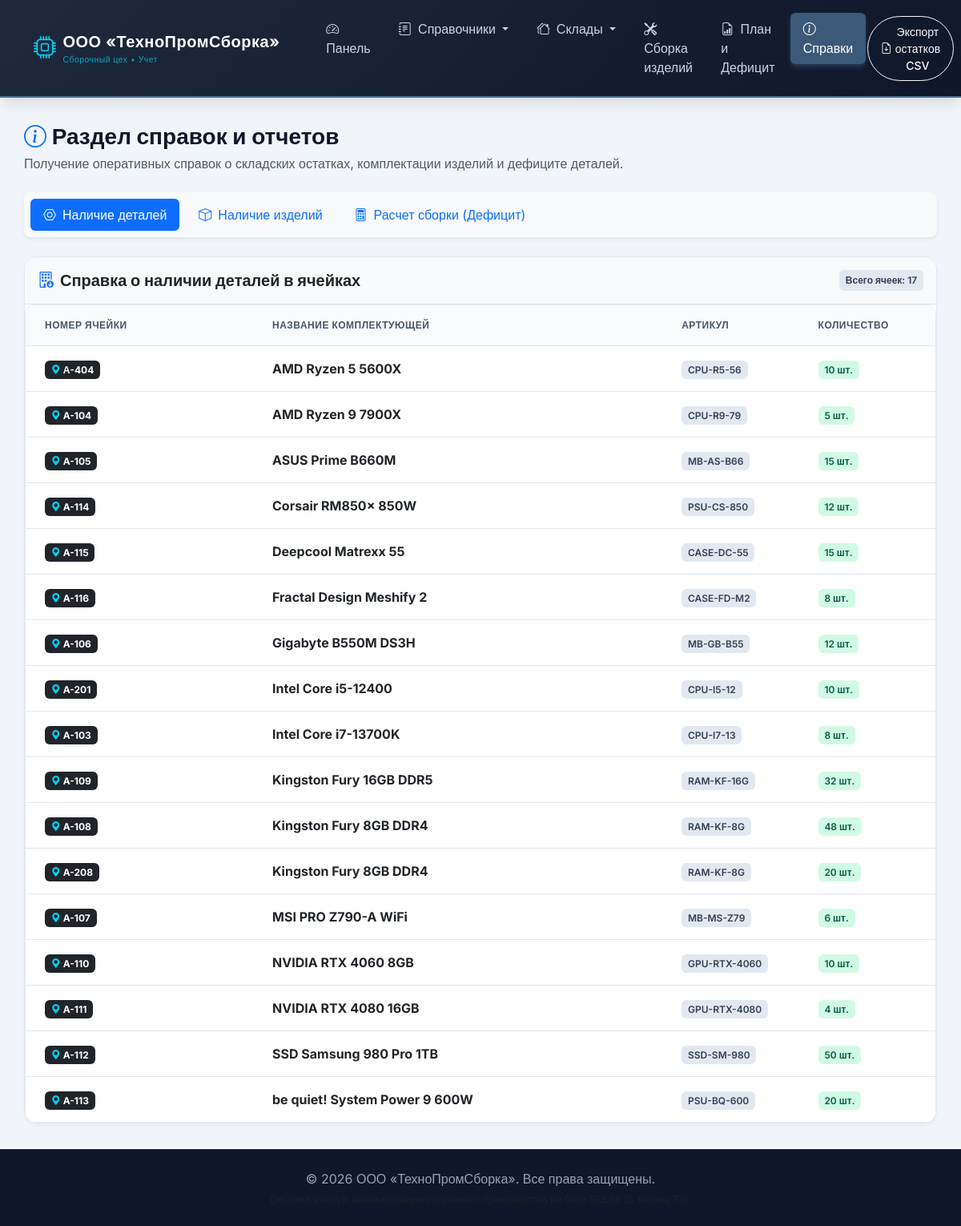
Screenshot of /info with the database file from the repository.
### tables this page shows
CREATE TABLE part_warehouse_cell (
        id_part_cell INTEGER PRIMARY KEY AUTOINCREMENT,
        cell_number TEXT NOT NULL,
        part_id INTEGER,
        quantity_stored INTEGER DEFAULT 0,
        FOREIGN KEY (part_id) REFERENCES part (id_part) ON DELETE CASCADE,
        UNIQUE(cell_number, part_id)
    );

CREATE TABLE part (
        id_part INTEGER PRIMARY KEY AUTOINCREMENT,
        name TEXT NOT NULL,
        article TEXT NOT NULL UNIQUE
    );

### app.py (the view, shortened to what this page needs)
@app.route('/info', methods=['GET', 'POST'])
def info():
    conn = get_db_connection()
    products = conn.execute('SELECT * FROM product_type').fetchall()
    parts_stock = conn.execute('''
        SELECT p.name, p.article, pwc.cell_number, pwc.quantity_stored
        FROM part_warehouse_cell pwc
        JOIN part p ON pwc.part_id = p.id_part
        WHERE pwc.quantity_stored > 0
        ORDER BY p.name ASC, pwc.cell_number ASC
    ''').fetchall()
    products_stock = conn.execute('''
        SELECT pt.name, pwc.cell_number, pwc.quantity_stored
        FROM product_warehouse_cell pwc
        JOIN product_type pt ON pwc.product_type_id = pt.id_product_type
        WHERE pwc.quantity_stored > 0
        ORDER BY pt.name ASC, pwc.cell_number ASC
    ''').fetchall()
    calc_results = None
    selected_product = None
    qty_calc = 0
    conn.close()
    return render_template('info.html',
                           products=products,
                           parts_stock=parts_stock,
                           products_stock=products_stock,
                           calc_results=calc_results,
                           selected_product=selected_product,
                           qty_calc=qty_calc)

### app.py (called while the page is built)
def get_db_connection():
    conn = sqlite3.connect('database.db')
    conn.row_factory = sqlite3.Row
    return conn

### templates/info.html (shortened to what this page needs)
{% extends 'base.html' %}
{% block content %}
<div class="row mb-4">
    <div class="col-12">
        <h3 class="fw-bold mb-1"><i class="bi bi-info-circle text-primary"></i> Раздел справок и отчетов</h3>
        <p class="text-muted mb-0">Получение оперативных справок о складских остатках, комплектации изделий и дефиците деталей.</p>
    </div>
</div>
<ul class="nav nav-pills mb-4 gap-2 bg-light p-2 rounded-3 shadow-sm" id="infoTabs" role="tablist">
    <li class="nav-item" role="presentation">
        <button class="nav-link {% if not calc_results %}active{% endif %} d-flex align-items-center gap-2" id="parts-stock-tab" data-bs-toggle="tab" data-bs-target="#parts-stock" type="button" role="tab">
            <i class="bi bi-nut"></i> Наличие деталей
        </button>
    </li>
    <li class="nav-item" role="presentation">
        <button class="nav-link d-flex align-items-center gap-2" id="products-stock-tab" data-bs-toggle="tab" data-bs-target="#products-stock" type="button" role="tab">
            <i class="bi bi-box"></i> Наличие изделий
        </button>
    </li>
    <li class="nav-item" role="presentation">
        <button class="nav-link {% if calc_results %}active{% endif %} d-flex align-items-center gap-2" id="calc-tab" data-bs-toggle="tab" data-bs-target="#calc" type="button" role="tab">
            <i class="bi bi-calculator"></i> Расчет сборки (Дефицит)
        </button>
    </li>
</ul>
<div class="tab-content" id="infoTabsContent">
    <div class="tab-pane fade {% if not calc_results %}show active{% endif %}" id="parts-stock" role="tabpanel">
        <div class="card">
            <div class="card-header bg-light border-bottom d-flex justify-content-between align-items-center py-3">
                <h5 class="mb-0 fw-bold text-dark"><i class="bi bi-building-down me-2 text-primary"></i>Справка о наличии деталей в ячейках</h5>
                <span class="badge-custom badge-primary">Всего ячеек: {{ parts_stock|length }}</span>
            </div>
            <div class="table-responsive">
                <table class="table table-hover align-middle">
                    <thead>
                        <tr>
                            <th style="width: 25%">Номер ячейки</th>
                            <th style="width: 45%">Название комплектующей</th>
                            <th style="width: 15%">Артикул</th>
                            <th style="width: 15%">Количество</th>
                        </tr>
                    </thead>
                    <tbody>
                        {% for row in parts_stock %}
                        <tr>
                            <td>
                                <span class="badge-custom bg-dark text-white fw-bold">
                                    <i class="bi bi-geo-alt-fill text-info"></i> {{ row.cell_number }}
                                </span>
                            </td>
                            <td><strong class="text-dark">{{ row.name }}</strong></td>
                            <td><span class="badge-custom badge-primary">{{ row.article }}</span></td>
                            <td><span class="badge-custom badge-success">{{ row.quantity_stored }} шт.</span></td>
                        </tr>
                        {% else %}
                        <tr>
                            <td colspan="4" class="text-center py-5 text-muted">
                                <i class="bi bi-inbox fs-2 mb-2 d-block"></i> На складе деталей пусто.
                            </td>
                        </tr>
                        {% endfor %}
                    </tbody>
                </table>
            </div>
        </div>
    </div>
</div>
{% endblock %}

### templates/base.html (style rules this page uses)
:root { --primary-gradient: linear-gradient(135deg, #1e293b 0%, #0f172a 100%); --accent-color: #4f7396; --accent-hover: #3b5978; --secondary-color: #64748b; --bg-color: #f1f5f9; --text-color: #0f172a; --card-bg: #ffffff; --card-border: #e2e8f0; --success-color: #10b981; --success-hover: #059669; --danger-color: #ef4444; --danger-hover: #dc2626; --warning-color: #f59e0b; }
body { font-family: 'Inter', sans-serif; background-color: var(--bg-color); color: var(--text-color); min-height: 100vh; display: flex; flex-direction: column; }
.card { background-color: var(--card-bg); border-radius: 16px; border: 1px solid var(--card-border) !important; box-shadow: 0 4px 6px -1px rgba(0, 0, 0, 0.03), 0 2px 4px -1px rgba(0, 0, 0, 0.02) !important; transition: transform 0.2s ease, box-shadow 0.2s ease; overflow: hidden; }
.table-responsive { border-radius: 12px; overflow: hidden; border: 1px solid var(--card-border); }
.table { margin-bottom: 0; }
.table th { background-color: #f8fafc; color: #475569; font-weight: 600; text-transform: uppercase; font-size: 0.75rem; letter-spacing: 0.5px; padding: 1rem 1.5rem; border-bottom: 1px solid var(--card-border); }
.table td { padding: 1rem 1.5rem; vertical-align: middle; border-bottom: 1px solid var(--card-border); }
.table tbody tr:last-child td { border-bottom: none; }
.table tbody tr { transition: background-color 0.15s ease; }
.badge-custom { font-weight: 600; font-size: 0.75rem; padding: 0.35em 0.65em; border-radius: 6px; }
.badge-primary { background-color: #e2e8f0; color: #334155; }
.badge-success { background-color: #d1fae5; color: #065f46; }

### rows the page displays
part_warehouse_cell: cell_number "А-404", name "AMD Ryzen 5 5600X", article "CPU-R5-56", quantity_stored "10"
part_warehouse_cell: cell_number "A-104", name "AMD Ryzen 9 7900X", article "CPU-R9-79", quantity_stored "5"
part_warehouse_cell: cell_number "A-105", name "ASUS Prime B660M", article "MB-AS-B66", quantity_stored "15"
part_warehouse_cell: cell_number "A-114", name "Corsair RM850x 850W", article "PSU-CS-850", quantity_stored "12"
part_warehouse_cell: cell_number "A-115", name "Deepcool Matrexx 55", article "CASE-DC-55", quantity_stored "15"
part_warehouse_cell: cell_number "A-116", name "Fractal Design Meshify 2", article "CASE-FD-M2", quantity_stored "8"
part_warehouse_cell: cell_number "A-106", name "Gigabyte B550M DS3H", article "MB-GB-B55", quantity_stored "12"
part_warehouse_cell: cell_number "A-201", name "Intel Core i5-12400", article "CPU-I5-12", quantity_stored "10"
part_warehouse_cell: cell_number "A-103", name "Intel Core i7-13700K", article "CPU-I7-13", quantity_stored "8"
part_warehouse_cell: cell_number "A-109", name "Kingston Fury 16GB DDR5", article "RAM-KF-16G", quantity_stored "32"
part_warehouse_cell: cell_number "A-108", name "Kingston Fury 8GB DDR4", article "RAM-KF-8G", quantity_stored "48"
part_warehouse_cell: cell_number "A-208", name "Kingston Fury 8GB DDR4", article "RAM-KF-8G", quantity_stored "20"
part_warehouse_cell: cell_number "A-107", name "MSI PRO Z790-A WiFi", article "MB-MS-Z79", quantity_stored "6"
part_warehouse_cell: cell_number "A-110", name "NVIDIA RTX 4060 8GB", article "GPU-RTX-4060", quantity_stored "10"
part_warehouse_cell: cell_number "A-111", name "NVIDIA RTX 4080 16GB", article "GPU-RTX-4080", quantity_stored "4"
part_warehouse_cell: cell_number "A-112", name "SSD Samsung 980 Pro 1TB", article "SSD-SM-980", quantity_stored "50"
part_warehouse_cell: cell_number "A-113", name "be quiet! System Power 9 600W", article "PSU-BQ-600", quantity_stored "20"

### other values shown
{{ parts_stock|length }} "17"
